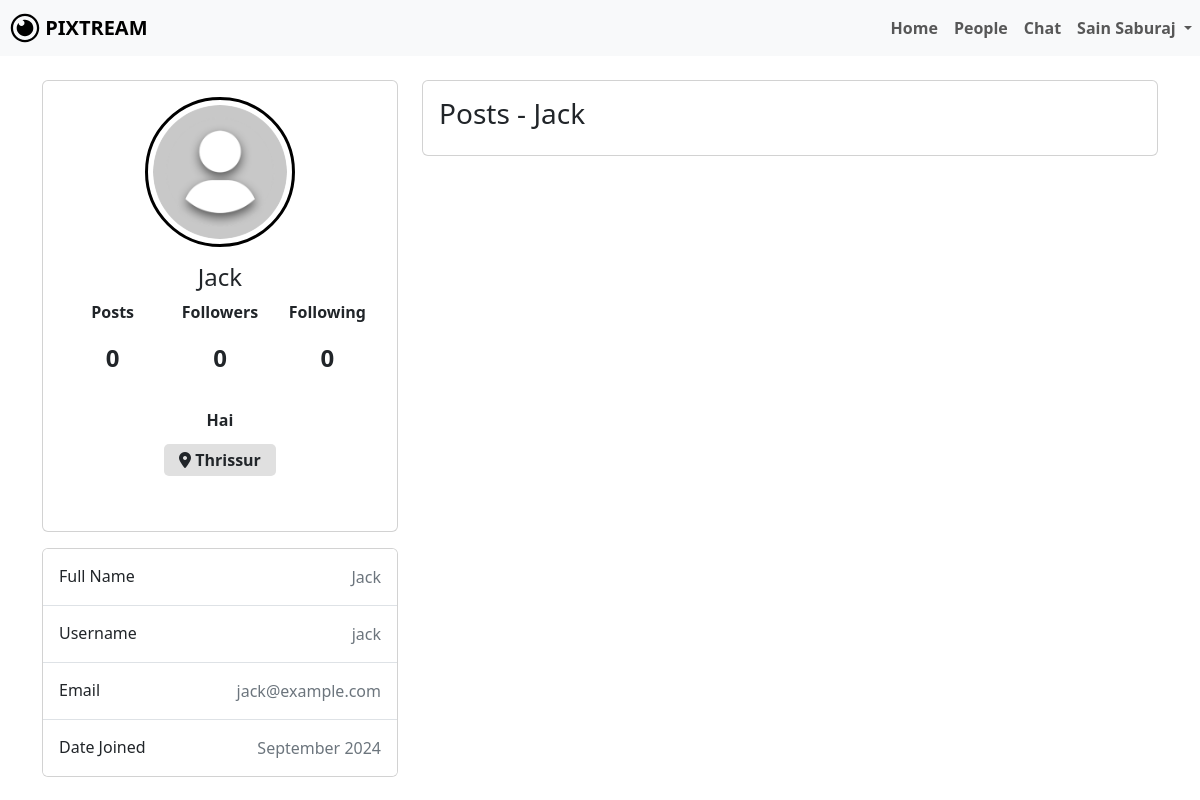
/user_profile.php?username=jack (signed in), run on an earlier commit of the app's database.
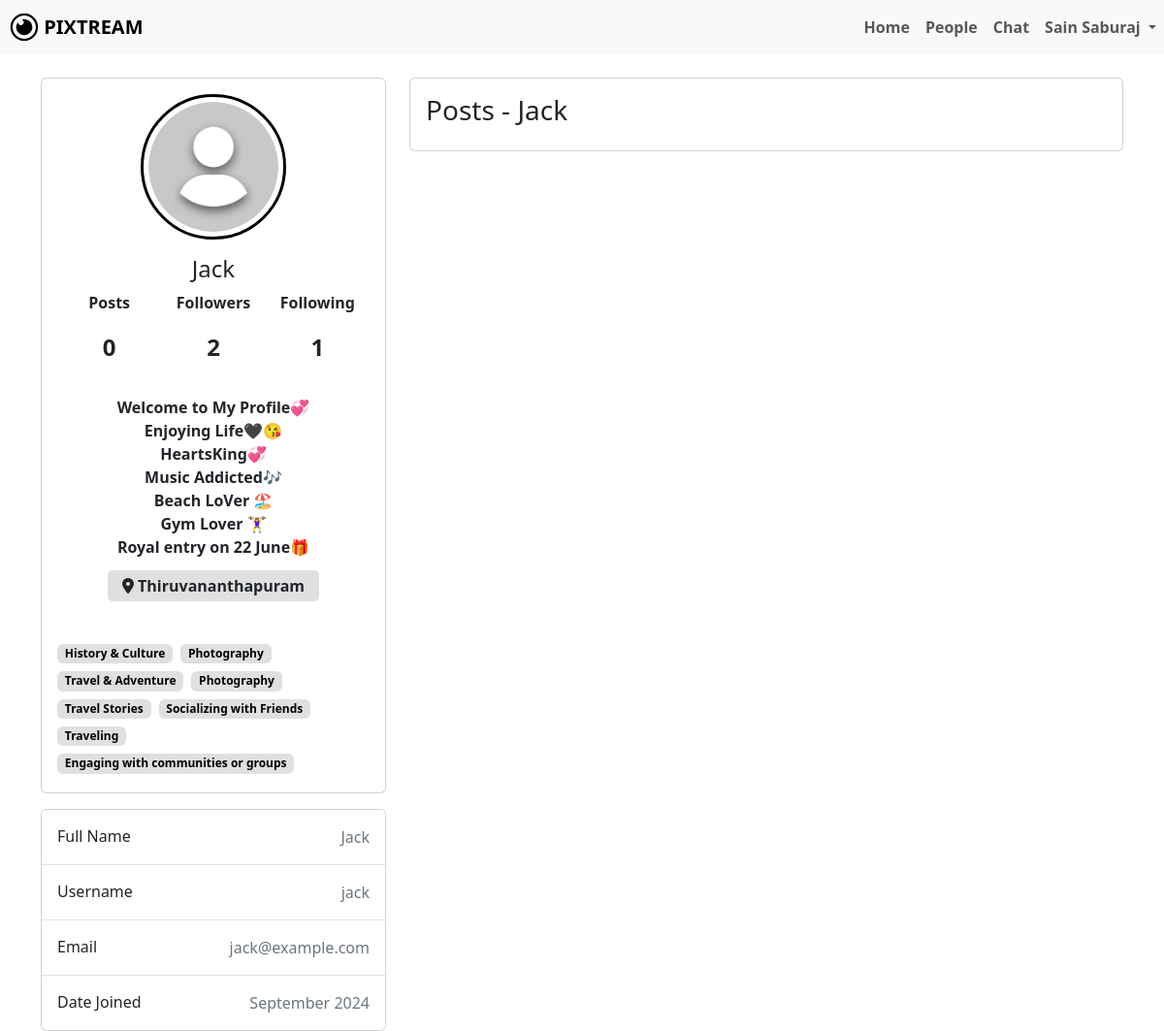
And on a later commit of the database.
### tables this page shows
CREATE TABLE `users` (
  `id` int(11) NOT NULL,
  `name` varchar(255) NOT NULL,
  `username` varchar(255) NOT NULL,
  `email` varchar(255) NOT NULL,
  `password` varchar(255) NOT NULL,
  `bio` varchar(255) DEFAULT NULL,
  `profile_picture` varchar(255) DEFAULT NULL,
  `location` varchar(255) DEFAULT NULL,
  `created_at` timestamp NULL DEFAULT current_timestamp()
);

### user_profile.php (the view, shortened to what this page needs)
<?php
include 'dbconfig.php';
$username = $_SESSION['username'];
$log_sql = "SELECT * FROM users WHERE username='$username';";
$log_result = mysqli_query($conn, $log_sql);
$log_info = mysqli_fetch_assoc($log_result);
$log_name = $log_info['name'];
$viewedUsername = $_GET['username'];
$sql = "SELECT * FROM users WHERE username='$viewedUsername';";
$result = mysqli_query($conn, $sql);
$info = mysqli_fetch_assoc($result);
$user_id = $info['id'];
$name = $info['name'];
$email = $info['email'];
$profilePhoto = $info['profile_photo'] ?? 'default.png';
$bio = $info['bio'];
$location = $info['location'];
$interests = [];
$sql = "SELECT o.option_name
        FROM user_selections us
        JOIN options o ON us.option_id = o.id
        WHERE us.user_id = (SELECT id FROM users WHERE username = ? LIMIT 1)";
$stmt = $conn->prepare($sql);
$stmt->bind_param("s", $viewedUsername);
$stmt->execute();
$result = $stmt->get_result();
while ($row = $result->fetch_assoc()) {
    $interests[] = $row['option_name'];
}
$datetimeString = $info['created_at'];
$date = new DateTime($datetimeString);
$formattedDate = $date->format('F Y');
$followersSql = "SELECT COUNT(*) AS follower_count FROM follows WHERE followed_id='$user_id';";
$followersResult = mysqli_query($conn, $followersSql);
$followersCount = mysqli_fetch_assoc($followersResult)['follower_count'];
$followingSql = "SELECT COUNT(*) AS following_count FROM follows WHERE follower_id='$user_id';";
$followingResult = mysqli_query($conn, $followingSql);
$followingCount = mysqli_fetch_assoc($followingResult)['following_count'];
$postSql = "SELECT COUNT(*) FROM posts WHERE username = '$viewedUsername';";
$postResult = mysqli_query($conn, $postSql);
$postInfo = mysqli_fetch_array($postResult);
$postCount = $postInfo[0];
?>
<!DOCTYPE html>
<html lang="en">
<head>
    <link rel="stylesheet" href="node_modules/bootstrap/dist/css/bootstrap.min.css">
    <link rel="stylesheet" href="library-files/fontawesome/css/all.min.css">
    <link rel="stylesheet" href="assets/css/me.css">
</head>
<body>
    <nav class="navbar navbar-expand-lg navbar-light bg-light">
        <a class="navbar-brand" href="#">
            <img src="assets/img/LOGO.svg" width="30" height="30" class="d-inline-block align-top" alt="" id="dash-icon">
            <b>PIXTREAM</b>
        </a>
        <div class="collapse navbar-collapse" id="navbarNavDropdown">
            <ul class="navbar-nav ms-auto">
                <li class="nav-item active">
                    <a class="nav-link" href="dashboard.php"><b>Home</b></a>
                </li>
                <li class="nav-item active">
                    <a class="nav-link" href="people.php"><b>People</b></a>
                </li>
                <li class="nav-item active">
                    <a class="nav-link" href="chat.php"><b>Chat</b></a>
                </li>
                <li class="nav-item dropdown">
                    <a class="nav-link dropdown-toggle" href="#" id="navbarDropdownMenuLink" role="button" data-bs-toggle="dropdown" aria-expanded="false">
                        <b><?php echo htmlspecialchars($log_name); ?></b>
                    </a>
                </li>
            </ul>
        </div>
    </nav> <br>
    <div class="container">
        <div class="main-body">
            <div class="row gutters-sm">
                <div class="col-md-4 mb-3">
                    <div class="card h-100 position-relative">
                        <div class="card-body d-flex flex-column">
                            <div class="d-flex flex-column align-items-center text-center">
                                <div class="profile-img-container">
                                    <img src="assets/img/<?php echo htmlspecialchars($profilePhoto); ?>" alt="Profile Photo" class="rounded-circle" width="150">
                                </div>
                                <div class="mt-3">
                                    <h4><?php echo htmlspecialchars($name); ?></h4>
                                </div>
                                <div class="d-flex justify-content-around stats">
                                    <div class="stat">
                                        <p><b>Posts</b></p>
                                        <p><?php echo htmlspecialchars($postCount); ?></p>
                                    </div>
                                    <div class="stat" data-bs-toggle="modal" data-bs-target="#followersModal">
                                        <p><b>Followers</b></p>
                                        <p><?php echo htmlspecialchars($followersCount); ?></p>
                                    </div>
                                    <div class="stat" data-bs-toggle="modal" data-bs-target="#followingModal">
                                        <p><b>Following</b></p>
                                        <p><?php echo htmlspecialchars($followingCount); ?></p>
                                    </div>
                                </div>
                                <div class="mt-3 bio-text text-start">
                                    <p><?php echo nl2br(htmlspecialchars($bio)); ?></p>
                                    <span class="mt-3 profile-location">
                                        <i class="fa-solid fa-location-dot"></i> <?php echo $location; ?>
                                    </span>
                                </div>
                                <div class="mt-5 profile-interest">
                                    <div class="d-flex flex-wrap">
                                        <?php foreach ($interests as $interest): ?>
                                            <span class="badge mybadge2 me-2 mb-2"><?php echo htmlspecialchars($interest); ?></span>
                                        <?php endforeach; ?>
                                    </div>
                                </div>
                            </div>
                        </div>
                    </div>
                    <div class="card mt-3 info-card">
                        <ul class="list-group list-group-flush">
                            <li class="list-group-item d-flex justify-content-between align-items-center flex-wrap py-3">
                                <h6 class="mb-0">Full Name</h6>
                                <span class="text-secondary"><?php echo htmlspecialchars($name); ?></span>
                            </li>
                            <li class="list-group-item d-flex justify-content-between align-items-center flex-wrap py-3">
                                <h6 class="mb-0">Username</h6>
                                <span class="text-secondary"><?php echo htmlspecialchars($viewedUsername); ?></span>
                            </li>
                            <li class="list-group-item d-flex justify-content-between align-items-center flex-wrap py-3">
                                <h6 class="mb-0">Email</h6>
                                <span class="text-secondary"><?php echo htmlspecialchars($email); ?></span>
                            </li>
                            <li class="list-group-item d-flex justify-content-between align-items-center flex-wrap py-3">
                                <h6 class="mb-0">Date Joined</h6>
                                <span class="text-secondary"><?php echo htmlspecialchars($formattedDate); ?></span>
                            </li>
                        </ul>
                    </div>
                </div>
                <div class="col-md-8">
                    <div class="card">
                        <div class="card-body">
                            <h3 class="card-title">Posts - <?php echo htmlspecialchars($name); ?></h3>
                        </div>
                    </div>
                </div>
            </div>
        </div>
    </div>
</body>
</html>

### assets/css/me.css (style rules this page uses)
:root { --bs-body-font-weight: 400; }
body { color: black !important; }
.mybadge2 { background-color: #e0e0e0 !important; font-size: 12px; color: black; }
.bio-text { text-align: center !important; font-weight: bolder; }
.profile-location { background-color: #e0e0e0 !important; padding: 5px 15px; border-radius: 5px; }
.profile-interest { margin-bottom: 200px !important; }
.info-card { margin-bottom: -450px !important; }
a { color: inherit; }
#dash-icon { margin-left: 10px; }
.rounded-circle { border: 3px solid #000000; padding: 5px; }
.profile-img-container { position: relative; display: inline-block; }
.profile-img-container img { border-radius: 50%; }
.stats { display: flex; justify-content: space-around; width: 100%; }
.stat { text-align: center; flex: 1; cursor: pointer; }
.stat p:nth-of-type(2) { font-size: 1.5rem; font-weight: 600; }

What changed in the data, as far as the page shows it:
changed users "Jack": bio "Hai" → "Welcome to My Profile💞 Enjoying Life🖤😘 HeartsKing💞 Music Addicted🎶 Beach LoVer 🏖 Gym Lover 🏋‍♀ Royal entry on 22 June🎁"; location "Thrissur" → "Thiruvananthapuram"
Also different on the page:
$followersCount: "0" → "2"
$followingCount: "0" → "1"
new list line: "History & Culture"
new list line: "Photography"
new list line: "Travel & Adventure"
new list line: "Travel Stories"
new list line: "Socializing with Friends"
new list line: "Traveling"
new list line: "Engaging with communities or groups"
